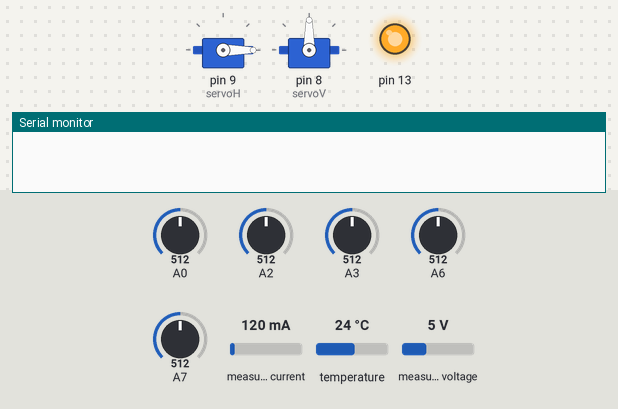
Simulated run of this sketch. Board: Arduino Nano, built with avr-gcc and run on an emulated ATmega328P. Shown: 2 × servo, output pins drawn as LEDs (lit = HIGH), the last lines printed to the serial monitor. The test bench sets the inputs (shaded band); at power-on: A0 = 512, A2 = 512, A3 = 512, A6 = 512, A7 = 512, measured current 120 mA, temperature 24 °C, measured voltage 5 V. The modem accepts every AT command (registered, SIM ready, sends succeed) and sends nothing else.

Above: at 0.1 s.
At 3.1 s:
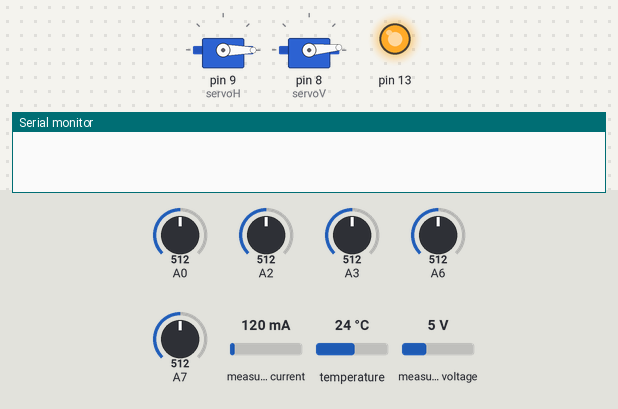
At 28.1 s:
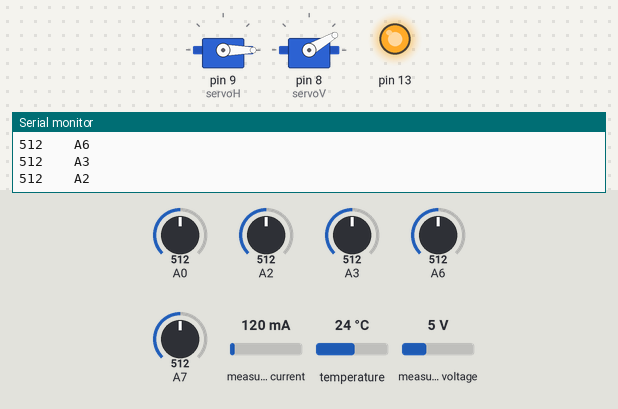
At 105.1 s:
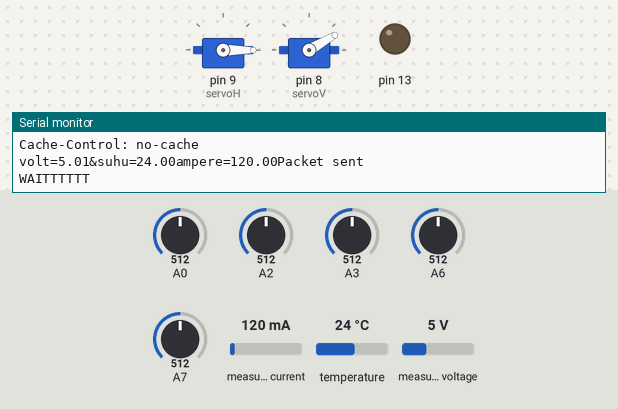
Timing chart, 0 to 108.5 s (numbered marks = the images above):
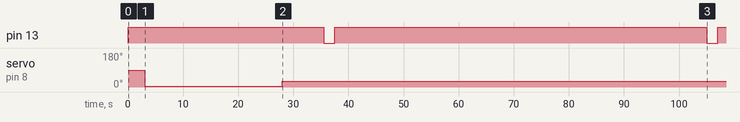

The sketch:

ldr_servo_current_sd_modif.ino
```cpp
#include <DallasTemperature.h>
#include <OneWire.h>

#include <Wire.h>
#include <Servo.h>
#include <Adafruit_INA219.h>
#include <SPI.h>
//#include "SdFat.h"
#include "SoftwareSerial.h"
//SdFat SD;

#define OLED_RESET 4
//Adafruit_SSD1306 display(OLED_RESET);
Adafruit_INA219 ina219;
#define ONE_WIRE_BUS 2

// Setup a oneWire instance to communicate with any OneWire devices
// (not just Maxim/Dallas temperature ICs)
OneWire oneWire(ONE_WIRE_BUS);

// Pass our oneWire reference to Dallas Temperature.
DallasTemperature sensors(&oneWire);
String ssid ="GOLD DRAGON";

String password="jimmysan";
int matahari =0;
int ldr8 = 0;
int ldr7 = 0;
int ldr6 = 0;
int ldr3 = 0;
int ldr2 = 0;
int posH = 0;
int posV = 30;
int posHmin = 0;
int posHmax = 180;
int posVmin = 5;
int posVmax = 130;
unsigned long previousMillis = 0;
unsigned long interval = 1000;
const int chipSelect = 10;
float shuntvoltage = 0;
float busvoltage = 0;
float current_mA = 0;
float loadvoltage = 0;
float energy = 0;
float suhu = 0;
//File TimeFile;
//File SuhuFile;
//File VoltFile;
//File CurFile;
Servo servoH;
Servo servoV;
SoftwareSerial esp(6, 7);// RX, TX

String data;

String server = "aw-abg-indonesia.com"; // www.example.com

String uri = "/jimmy_move.php";// our example is /esppost.php


void setup() {
  pinMode(13, OUTPUT);
  digitalWrite(13, HIGH);
  esp.begin(115200);
  //SD.begin(chipSelect);
//  display.begin(SSD1306_SWITCHCAPVCC, 0x3C);
  ina219.begin();
   pinMode(A7, INPUT);
  pinMode(A6, INPUT);
  pinMode(A3, INPUT);
  pinMode(A2, INPUT);
  pinMode(A0, INPUT);
  servoH.attach(9);
  servoV.attach(8);
  servoH.write(posHmin);
  delay(3000);
  servoV.write(posVmin);
  delay(3000);
  Serial.begin(115200);
delay(3000);
Serial.println("stat");
delay(15000);
csq();
 delay(3000);
}

void loop() {
  if(matahari==0){
    gerak();
  }
  unsigned long currentMillis = millis();
  if (currentMillis - previousMillis >= interval)
  {
    previousMillis = currentMillis;
    ina219values();
    data = "volt=" + String(loadvoltage)+ "&suhu=" + String(suhu)+"ampere="+String(current_mA);// data sent must be under this form //name1=value1&name2=value2.

Serial.println("post");

httppost();
Serial.println("WAITTTTTT");
digitalWrite(13, LOW);
delay(2000);
digitalWrite(13, HIGH);
delay(60000);
      //Serial.print("MILLIS:");
      //Serial.println(currentMillis);
      //Serial.print("SUHU:");
      //Serial.println(suhu);
      //Serial.print("VOLT:");
      //Serial.println(loadvoltage);
      //Serial.print("CUR:");
      //Serial.println(current_mA);

  }

}
void csq() {

esp.println("AT+CSQ");
//if(esp.find("OK") ) Serial.println("Module Reset");

while (esp.available()) {

String tmpResp = esp.readString();

Serial.println(tmpResp);

}
}
void gerak()
{
  ldr7 = analogRead(A7);
  Serial.print(ldr7);
  Serial.print("    A7 \n");
  ldr8 = analogRead(A0);
  Serial.print(ldr8);
  Serial.print("    A0 \n");
  ldr6 = analogRead(A6);
  Serial.print(ldr6);
  Serial.print("    A6 \n");
  ldr3 = analogRead(A3);
  Serial.print(ldr3);
  Serial.print("    A3 \n");
  ldr2 = analogRead(A2);
  Serial.print(ldr2);
  Serial.print("    A2 \n");

  if ((ldr3 - ldr2 <= 20) &&(ldr7 - ldr6 > 20)){
 if (ldr8 - ldr6 > 20) {
    if (posV >= posVmax) {
      posV = posV;
    }
    else {
      posV += 90;
    }


  }
  else {
    posV = posV;
    matahari=1;
  }

  } else{
    matahari=0;
  }

  if (ldr3 - ldr2 > 20) {

    if (posH >= posHmax) {
      posH = posH;
    }
    else {
      posH += 5;
    }


  }
  else {
    posH = posH;
    posV -= 90;
  }


  if (ldr2 - ldr3 > 20) {
    if (posH <= posHmin) {
      posH = posH;
    }
    else {
      posH -= 5;

    }
  }
  else {
    posH = posH;
    posV += 90;
  }
  //----------------------------------------------------------

  if (ldr7 - ldr6 > 20) {
    if (posV >= posVmax) {
      posV = posV;
    }
    else {
      posV += 5;
    }


  }
  else {
    posV = posV;
  }


  if (ldr6 - ldr7 > 20) {
    if (posV <= posVmin) {
      posV = posV;
    }
    else {
      posV -= 5;
    }
  }
  else {
    posV = posV;
  }

  servoH.write(posH);
  servoV.write(posV);
  delay(500);
}

void ina219values() {
  shuntvoltage = ina219.getShuntVoltage_mV();
  busvoltage = ina219.getBusVoltage_V();
  current_mA = ina219.getCurrent_mA();
  loadvoltage = busvoltage + (shuntvoltage / 1000);
  energy = energy + loadvoltage * current_mA / 3600;
    sensors.requestTemperatures();
  suhu = sensors.getTempCByIndex(0);
}

void httppost () {


esp.println("AT+CIPSTART=\"TCP\",\"" + server + "\",80");//start a TCP connection.
Serial.println("AT+CIPSTART=\"TCP\",\"" + server + "\",80");//start a TCP connection.
if( esp.find("OK")) {

Serial.println("TCP connection ready");

} delay(5000);

String  postRequest =

"POST " + uri + " HTTP/1.1\r\n" +

"Host: " + server + "\r\n" +

"Content-Length: " + data.length() + "\r\n" +

"Content-Type: application/x-www-form-urlencoded\r\n" +

"Cache-Control: no-cache\r\n" +

"\r\n" + data;

String sendCmd = "AT+CIPSEND=";//determine the number of caracters to be sent.

esp.print(sendCmd);
Serial.print(sendCmd);
esp.println(postRequest.length() );
Serial.println(postRequest.length() );

delay(200);

if(esp.find(">")) { Serial.println("Sending.."); esp.print(postRequest); Serial.print(postRequest);

if( esp.find("SEND OK")) { Serial.println("Packet sent");

while (esp.available()) {

String tmpResp = esp.readString();

Serial.println(tmpResp);

}

// close the connection

esp.println("AT+CIPCLOSE");

}

}}
```

Measured:
- by itself, pin 13: alternates HIGH for 67.5 s and LOW for 2.0 s
- by itself, servo on pin 8 (servoV): 90° → 5° at 3.0 s, → 30° 25.0 s later
